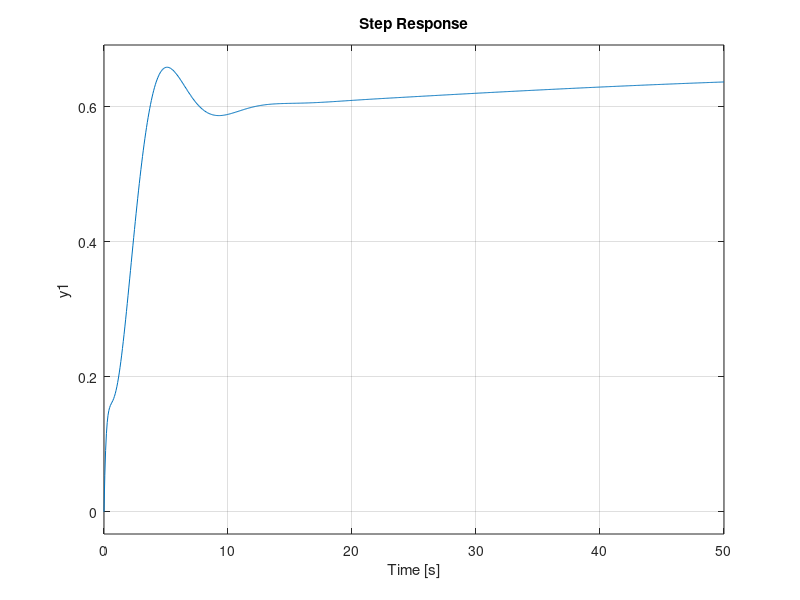
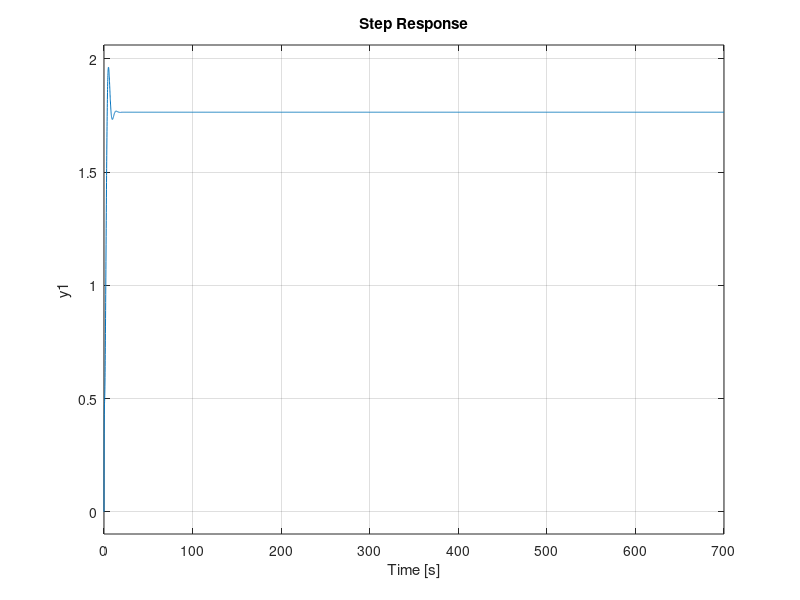

These figures' MATLAB source, in order:
%% Exercise prior to exam

clear all
close all
clc

pkg load control

G = tf([0,0,1],[0.5, 2, 1]);

C = tf([0.5, 0, 1],[0,1,0.7]);

D = tf([0,0,0.1*0.02],[1,0,(0.02*0.02)]);

R = tf([0,1],[1,0]);

Y = (G * C *(R + D))/(1+G*C);

H = ((G*C)/(1+G*C)) + ((G*C*D)/(R*(1+G*C)));


figure(1)

step(Y/R,50);

Yz = (G * C) /(1+G*C);

Yr = (G * C *(R))/(1+G*C);

Yd = (G * C *(D))/(1+G*C);

Yt = Yr/R + Yd/D +Yz;

figure(2)

step(Yt);